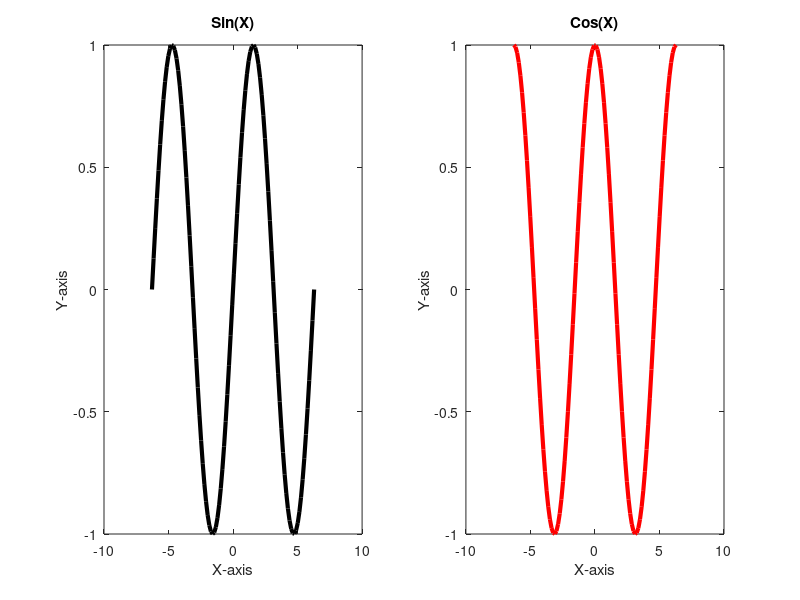

MATLAB code for this plot:
%1) Cell Arrays:
%   Create a cell array containing various data types (numbers, text, and variables).
%   Access and display specific elements within the cell array.

cellArray = {'Abdullah',25,[1 2 3 ; 4 5 6 ; 7 8 9],'Hi'};
disp(cellArray); %disp cellArray before adding elements

cellArray{end+1}='Buy';
disp(cellArray); %disp cellArray after adding element in last index

Matrix = cellArray{3};
My_name = cellArray(1);
disp(Matrix);
disp(My_name);

cellArray{1} = 'Omar';
disp(cellArray(1));

elements = numel(cellArray);
disp(elements);

%**************************************************%

% 2) Structures:
%    Create a simple structure to store information about a person (name, age, city).
%    Access and display the structure fields.

My_data = struct('Name','Abdullah Qassim Diab');
My_data.age = 25;
My_data.contacts.phone = '+201156775336';
My_data.contacts.address.city = 'Mansoura';
My_data.contacts.address.governorate = 'Dakahlia';

disp(My_data);
disp(My_data.contacts);
disp(My_data.contacts.address);

%**************************************************%

% 3) Character Data:
%    Create a character array with your name.
%    Concatenate your name with another character array.
%    Display the results.

Name = 'Abdullah';
FName = 'Qassim';
Full_Name = [Name,' ',FName];
disp(Full_Name);

%**************************************************%

% 4) Conditional Statements (If):
%    Write an if statement that checks if a number is even or odd.
%    Display a message based on the result of the if statement.

NUM = input('Enter you num please: ');
if rem(NUM,2)==0
    disp('The number is even');
else 
    disp('The number is odd');
end

%**************************************************%

% 5) For Loops:
%    Create a for loop to generate a sequence of numbers (e.g., 1 to 10).
%    Display the numbers within the loop.

for i = 1:10
    disp(i); 
end

%**************************************************%

% 6) Basic Plotting:
%    Generate data for a simple plot (e.g., a sine wave).

X = linspace(-2*pi,2*pi,100);
Y1 = sin(X);
Y2 = cos(X);

subplot(1,2,1);
plot(X,Y1,'Color','k','LineWidth',3);
title('Sin(X)');
xlabel('X-axis');
ylabel('Y-axis');

subplot(1,2,2);
plot(X,Y2,'Color','r','LineWidth',3);
title('Cos(X)');
xlabel('X-axis');
ylabel('Y-axis');




















